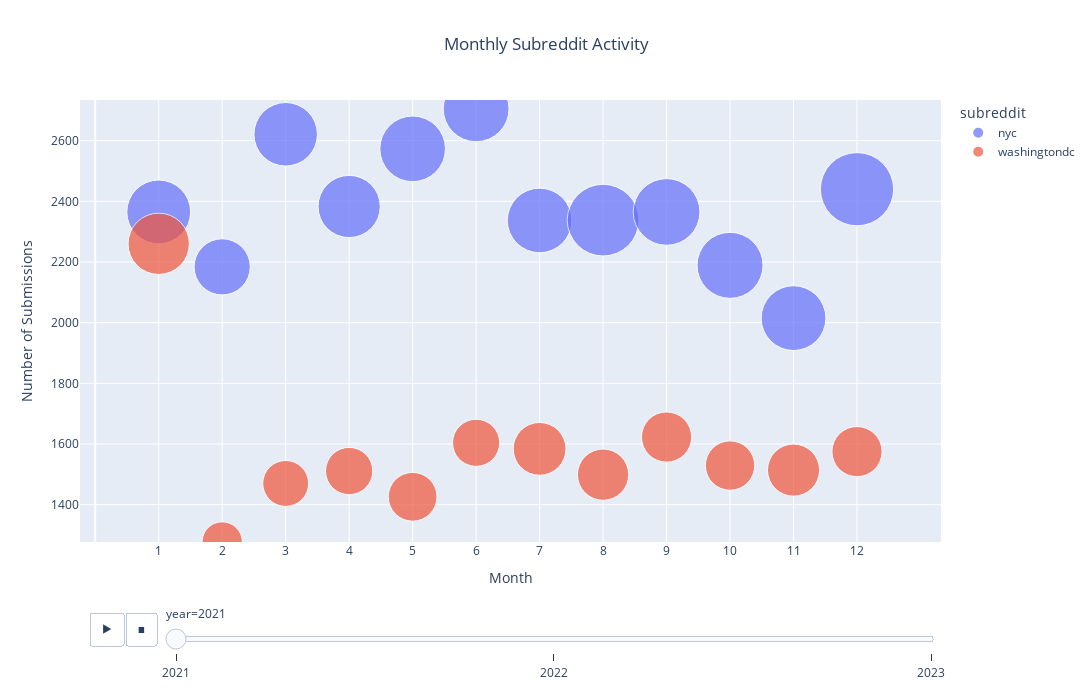

The notebook cell this image was saved under:
### Code cell
# The animation_frame will be based on 'year'
fig = px.scatter(
    combined_df, 
    x='month', 
    y='Num_Submissions', 
    size='Total_Comments',
    color='subreddit',
    hover_name='subreddit',
    animation_frame='year',
    size_max=60,
    range_y=[combined_df['Num_Submissions'].min(), combined_df['Num_Submissions'].max()],
    title='Monthly Subreddit Activity'
)

# Update the layout to include all months on the x-axis, year 2023 only has three monthes data point
fig.update_xaxes(
    title='Month',
    tickmode='array',
    tickvals=[str(m).zfill(2) for m in range(1, 13)],
    ticktext=[str(m) for m in range(1, 13)]
)

fig.update_layout(
    height=700,  # set the height
    width=1200,  # set the width
    title_text='Monthly Number of Submissions by Subreddits from 2021-2023 ', 
    title_x=0.5  # Center the title
)

# Update the y-axis title
fig.update_yaxes(title='Number of Submissions')

# Show the figure
fig.show()

### Figure 1 — Plotly figure (JSON) as saved in the notebook; plotly's stock layout.template omitted (floating-point values rounded to 4 significant figures)
{"data": [{"hovertemplate": "<b>%{hovertext}</b><br><br>subreddit=nyc<br>year=2021<br>month=%{x}<br>Num_Submissions=%{y}<br>Total_Comments=%{marker.size}<extra></extra>", "hovertext": ["nyc", "nyc", "nyc", "nyc", "nyc", "nyc", "nyc", "nyc", "nyc", "nyc", "nyc", "nyc"], "legendgroup": "nyc", "marker": {"color": "#636efa", "size": [44872, 34772, 44468, 42664, 47518, 47744, 45964, 56642, 49042, 48042, 46253, 59133], "sizemode": "area", "sizeref": 22.05, "symbol": "circle"}, "mode": "markers", "name": "nyc", "orientation": "v", "showlegend": true, "type": "scatter", "x": [1, 2, 3, 4, 5, 6, 7, 8, 9, 10, 11, 12], "xaxis": "x", "y": [2365, 2184, 2621, 2383, 2573, 2705, 2337, 2338, 2365, 2189, 2015, 2440], "yaxis": "y"}, {"hovertemplate": "<b>%{hovertext}</b><br><br>subreddit=washingtondc<br>year=2021<br>month=%{x}<br>Num_Submissions=%{y}<br>Total_Comments=%{marker.size}<extra></extra>", "hovertext": ["washingtondc", "washingtondc", "washingtondc", "washingtondc", "washingtondc", "washingtondc", "washingtondc", "washingtondc", "washingtondc", "washingtondc", "washingtondc", "washingtondc"], "legendgroup": "washingtondc", "marker": {"color": "#EF553B", "size": [41403, 17946, 23235, 24628, 26222, 24525, 30743, 29009, 27786, 26870, 29934, 27748], "sizemode": "area", "sizeref": 22.05, "symbol": "circle"}, "mode": "markers", "name": "washingtondc", "orientation": "v", "showlegend": true, "type": "scatter", "x": [1, 2, 3, 4, 5, 6, 7, 8, 9, 10, 11, 12], "xaxis": "x", "y": [2260, 1277, 1470, 1511, 1426, 1604, 1584, 1499, 1623, 1529, 1514, 1575], "yaxis": "y"}], "layout": {"height": 700, "legend": {"itemsizing": "constant", "title": {"text": "subreddit"}, "tracegroupgap": 0}, "sliders": [{"active": 0, "currentvalue": {"prefix": "year="}, "len": 0.9, "pad": {"b": 10, "t": 60}, "steps": [{"args": [["2021"], {"frame": {"duration": 0, "redraw": false}, "fromcurrent": true, "mode": "immediate", "transition": {"duration": 0, "easing": "linear"}}], "label": "2021", "method": "animate"}, {"args": [["2022"], {"frame": {"duration": 0, "redraw": false}, "fromcurrent": true, "mode": "immediate", "transition": {"duration": 0, "easing": "linear"}}], "label": "2022", "method": "animate"}, {"args": [["2023"], {"frame": {"duration": 0, "redraw": false}, "fromcurrent": true, "mode": "immediate", "transition": {"duration": 0, "easing": "linear"}}], "label": "2023", "method": "animate"}], "x": 0.1, "xanchor": "left", "y": 0, "yanchor": "top"}], "title": {"text": "Monthly Subreddit Activity", "x": 0.5}, "updatemenus": [{"buttons": [{"args": [null, {"frame": {"duration": 500, "redraw": false}, "fromcurrent": true, "mode": "immediate", "transition": {"duration": 500, "easing": "linear"}}], "label": "&#9654;", "method": "animate"}, {"args": [[null], {"frame": {"duration": 0, "redraw": false}, "fromcurrent": true, "mode": "immediate", "transition": {"duration": 0, "easing": "linear"}}], "label": "&#9724;", "method": "animate"}], "direction": "left", "pad": {"r": 10, "t": 70}, "showactive": false, "type": "buttons", "x": 0.1, "xanchor": "right", "y": 0, "yanchor": "top"}], "width": 1200, "xaxis": {"anchor": "y", "domain": [0, 1], "tickmode": "array", "ticktext": ["1", "2", "3", "4", "5", "6", "7", "8", "9", "10", "11", "12"], "tickvals": ["01", "02", "03", "04", "05", "06", "07", "08", "09", "10", "11", "12"], "title": {"text": "Month"}}, "yaxis": {"anchor": "x", "domain": [0, 1], "range": [1277, 2734], "title": {"text": "Number of Submissions"}}}}
